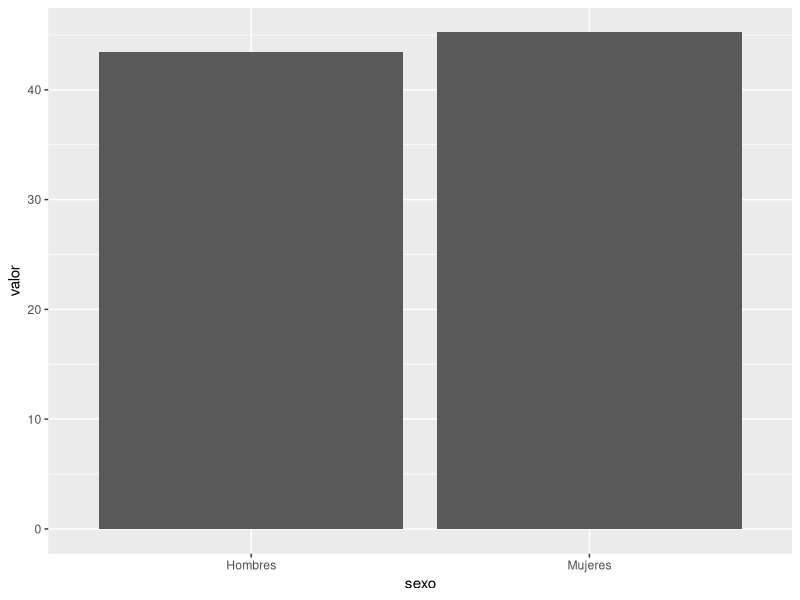
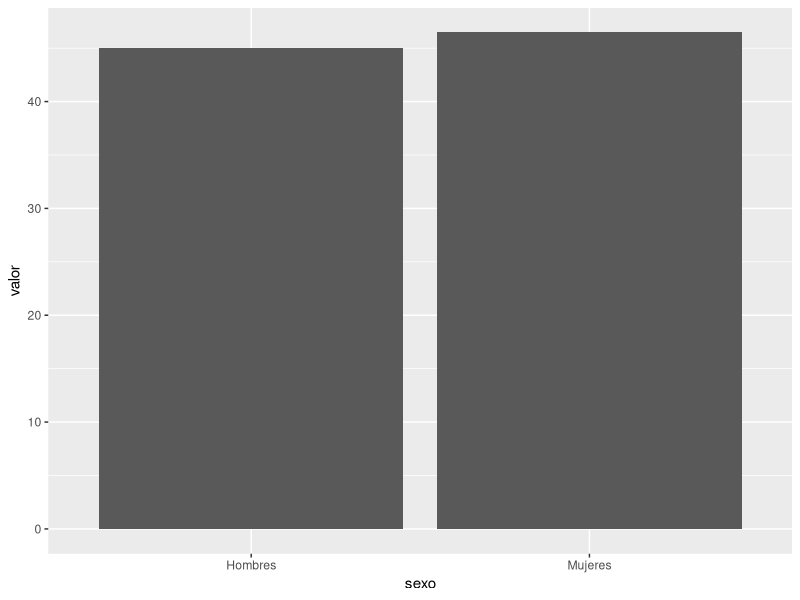
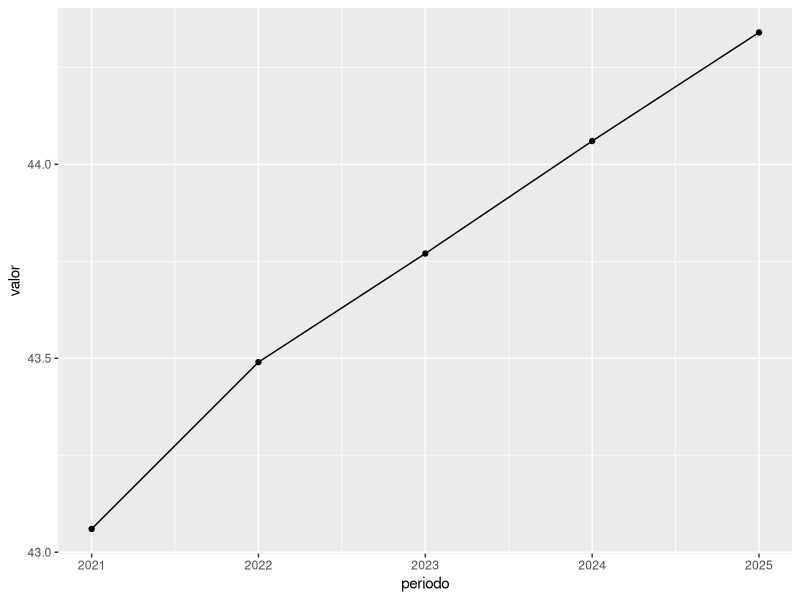
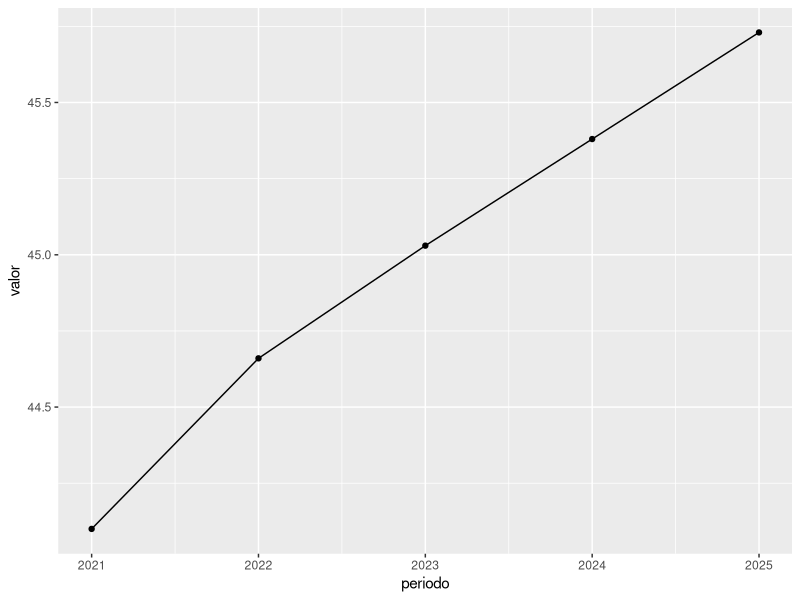
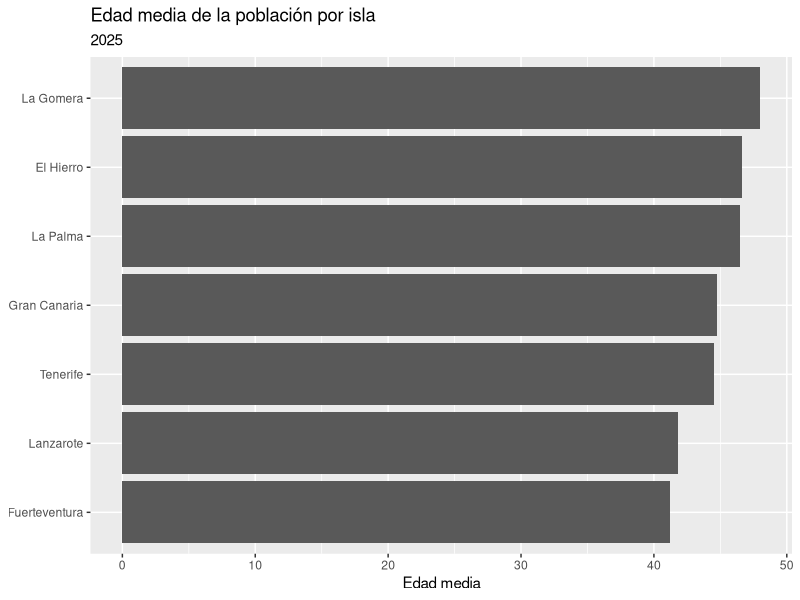
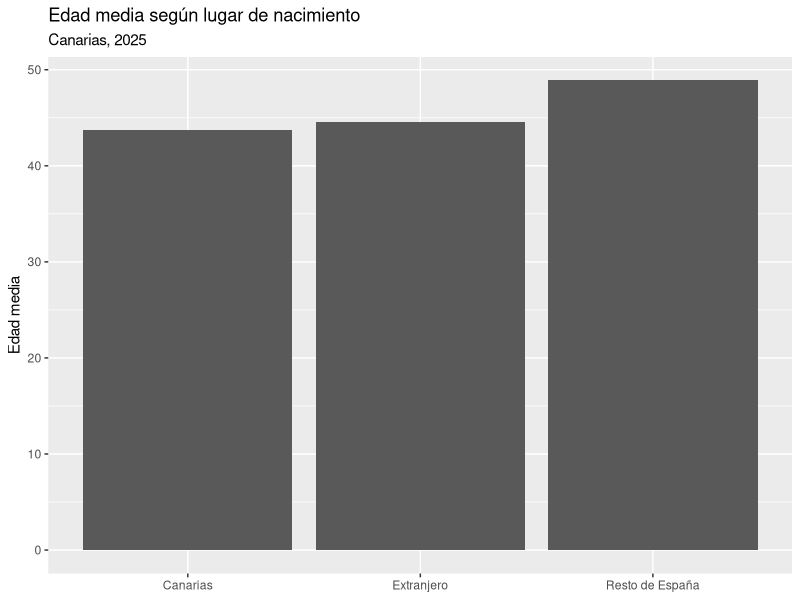
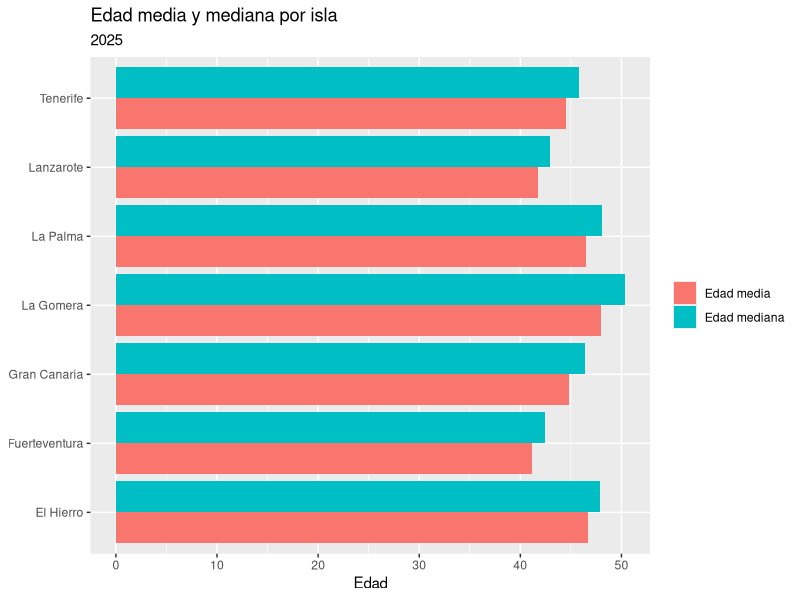
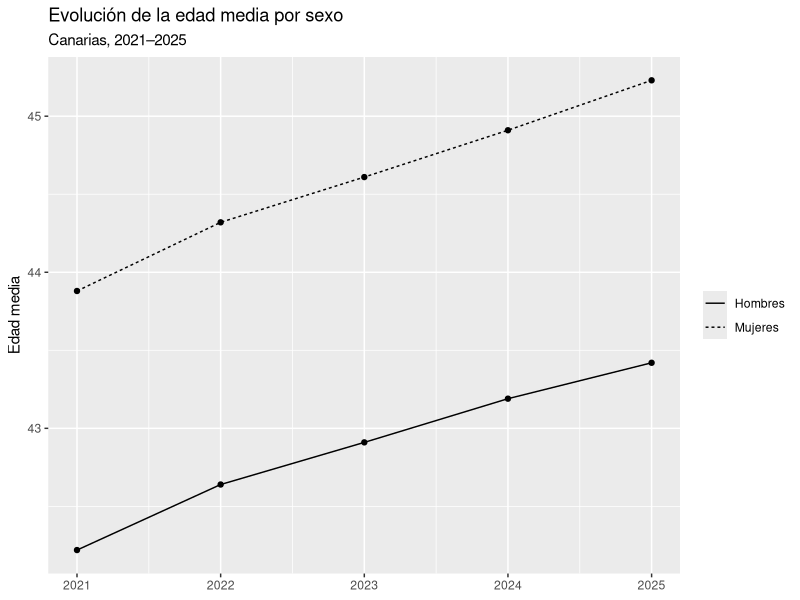

Here is the R script that generated these plots, in order:
## ---- chunk 1
personas <- data.frame(
  nombre = c("Ana", "Luis", "Marta", "Pedro"),
  edad = c(28, 42, 35, 51)
)

personas
## ---- chunk 2
personas[personas$edad > 30, ]
## ---- chunk 3
library(dplyr)
## ---- chunk 4
personas |>
  filter(edad > 30)
## ---- chunk 5
library(tidyverse)
## ---- chunk 6
mensaje <- "Hola, R"
mensaje
## ---- chunk 7
edad <- 35
edad
## ---- chunk 8
mean(c(4, 7, 9, 10))
## ---- chunk 9
islas_ejemplo <- c(
  "Tenerife",
  "Gran Canaria",
  "Lanzarote"
)

islas_ejemplo
## ---- chunk 10
edades <- c(28, 42, 35, 51)

mean(edades)
## ---- chunk 11
edad_canarias <- read_tsv(
  "datos/dataset-ISTAC-E30243A_000014.tsv"
)
## ---- chunk 12
edad_canarias
## ---- chunk 13
glimpse(edad_canarias)
## ---- chunk 14
names(edad_canarias)
## ---- chunk 15
edad_canarias <- edad_canarias |>
  select(
    TERRITORIO,
    TIME_PERIOD,
    SEXO,
    LUGAR_NACIMIENTO,
    MEDIDAS,
    OBS_VALUE
  )
## ---- chunk 16
edad_canarias <- edad_canarias |>
  rename(
    territorio = TERRITORIO,
    periodo = TIME_PERIOD,
    sexo = SEXO,
    lugar_nacimiento = LUGAR_NACIMIENTO,
    medida = MEDIDAS,
    valor = OBS_VALUE
  )
## ---- chunk 17
glimpse(edad_canarias)
## ---- chunk 18
edad_canarias |>
  distinct(periodo)
## ---- chunk 19
edad_canarias |>
  distinct(sexo)
## ---- chunk 20
edad_canarias |>
  distinct(lugar_nacimiento)
## ---- chunk 21
edad_canarias |>
  distinct(medida)
## ---- chunk 22
edad_canarias |>
  filter(territorio == "Canarias")
## ---- chunk 23
edad_canarias |>
  filter(territorio == "Canarias") |>
  nrow()
## ---- chunk 24
edad_canarias |>
  filter(
    territorio == "Canarias",
    periodo == 2025,
    sexo == "Total",
    lugar_nacimiento == "Total",
    medida == "Edad media"
  )
## ---- chunk 25
edad_canarias |>
  filter(
    territorio == "Canarias",
    periodo == 2025,
    sexo == "Total",
    lugar_nacimiento == "Total",
    medida == "Edad mediana"
  )
## ---- chunk 26
edad_sexo <- edad_canarias |>
  filter(
    territorio == "Canarias",
    periodo == 2025,
    sexo != "Total",
    lugar_nacimiento == "Total",
    medida == "Edad media"
  )

edad_sexo
## ---- chunk 27
ggplot(
  edad_sexo,
  aes(
    x = sexo,
    y = valor
  )
) +
  geom_col()
## ---- chunk 28
edad_canarias |>
  filter(
    territorio == "Canarias",
    periodo == 2025,
    sexo != "Total",
    lugar_nacimiento == "Total",
    medida == "Edad mediana"
  ) |>
  ggplot(
    aes(
      x = sexo,
      y = valor
    )
  ) +
  geom_col()
## ---- chunk 29
evolucion_canarias <- edad_canarias |>
  filter(
    territorio == "Canarias",
    sexo == "Total",
    lugar_nacimiento == "Total",
    medida == "Edad media"
  )

evolucion_canarias
## ---- chunk 30
evolucion_canarias |>
  arrange(periodo)
## ---- chunk 31
ggplot(
  evolucion_canarias,
  aes(
    x = periodo,
    y = valor
  )
) +
  geom_line() +
  geom_point()
## ---- chunk 32
edad_canarias |>
  filter(
    territorio == "Canarias",
    sexo == "Total",
    lugar_nacimiento == "Total",
    medida == "Edad mediana"
  ) |>
  ggplot(
    aes(
      x = periodo,
      y = valor
    )
  ) +
  geom_line() +
  geom_point()
## ---- chunk 33
islas <- c(
  "El Hierro",
  "Fuerteventura",
  "Gran Canaria",
  "La Gomera",
  "La Palma",
  "Lanzarote",
  "Tenerife"
)
## ---- chunk 34
edad_islas <- edad_canarias |>
  filter(
    territorio %in% islas,
    periodo == 2025,
    sexo == "Total",
    lugar_nacimiento == "Total",
    medida == "Edad media"
  )

edad_islas
## ---- chunk 35
edad_islas |>
  arrange(desc(valor))
## ---- chunk 36
ggplot(
  edad_islas,
  aes(
    x = reorder(territorio, valor),
    y = valor
  )
) +
  geom_col() +
  coord_flip() +
  labs(
    x = NULL,
    y = "Edad media",
    title = "Edad media de la población por isla",
    subtitle = "2025"
  )
## ---- chunk 37
edad_islas |>
  arrange(valor)
## ---- chunk 38
origen <- c(
  "Canarias",
  "Resto de España",
  "Extranjero"
)
## ---- chunk 39
edad_origen <- edad_canarias |>
  filter(
    territorio == "Canarias",
    periodo == 2025,
    sexo == "Total",
    lugar_nacimiento %in% origen,
    medida == "Edad media"
  )

edad_origen
## ---- chunk 40
ggplot(
  edad_origen,
  aes(
    x = lugar_nacimiento,
    y = valor
  )
) +
  geom_col() +
  labs(
    x = NULL,
    y = "Edad media",
    title = "Edad media según lugar de nacimiento",
    subtitle = "Canarias, 2025"
  )
## ---- chunk 41
edad_canarias |>
  distinct(medida)
## ---- chunk 42
edad_islas_medidas <- edad_canarias |>
  filter(
    territorio %in% islas,
    periodo == 2025,
    sexo == "Total",
    lugar_nacimiento == "Total"
  )

edad_islas_medidas
## ---- chunk 43
ggplot(
  edad_islas_medidas,
  aes(
    x = territorio,
    y = valor,
    fill = medida
  )
) +
  geom_col(position = "dodge") +
  coord_flip() +
  labs(
    x = NULL,
    y = "Edad",
    fill = NULL,
    title = "Edad media y mediana por isla",
    subtitle = "2025"
  )
## ---- chunk 44
sexo_evolucion <- edad_canarias |>
  filter(
    territorio == "Canarias",
    sexo != "Total",
    lugar_nacimiento == "Total",
    medida == "Edad media"
  )

ggplot(
  sexo_evolucion,
  aes(
    x = periodo,
    y = valor,
    group = sexo,
    linetype = sexo
  )
) +
  geom_line() +
  geom_point() +
  labs(
    x = NULL,
    y = "Edad media",
    linetype = NULL,
    title = "Evolución de la edad media por sexo",
    subtitle = "Canarias, 2021–2025"
  )
## ---- chunk 45
edad_canarias |>
  filter(
    territorio %in% islas,
    periodo == 2025,
    sexo == "Total",
    lugar_nacimiento == "Total",
    medida == "Edad mediana"
  ) |>
  ggplot(
    aes(
      x = reorder(territorio, valor),
      y = valor
    )
  ) +
  geom_col() +
  coord_flip() +
  labs(
    x = NULL,
    y = "Edad mediana",
    title = "Edad mediana por isla",
    subtitle = "2025"
  )
## ---- chunk 46
edad_canarias |>
  filter(
    territorio == "Canarias",
    periodo == 2025,
    sexo == "Total",
    lugar_nacimiento %in% origen,
    medida == "Edad media"
  ) |>
  ggplot(
    aes(
      x = lugar_nacimiento,
      y = valor
    )
  ) +
  geom_col() +
  labs(
    x = NULL,
    y = "Edad media",
    title = "Edad media según lugar de nacimiento",
    subtitle = "Canarias, 2025"
  )
